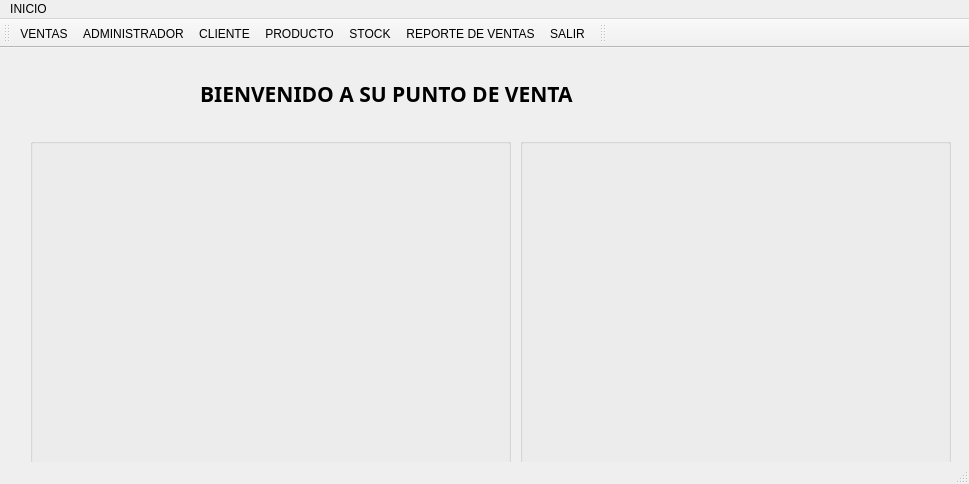
<?xml version="1.0" encoding="UTF-8"?>
<ui version="4.0">
 <class>Tienda</class>
 <widget class="QMainWindow" name="Tienda">
  <property name="geometry">
   <rect>
    <x>0</x>
    <y>0</y>
    <width>969</width>
    <height>484</height>
   </rect>
  </property>
  <property name="windowTitle">
   <string>MainWindow</string>
  </property>
  <widget class="QWidget" name="centralwidget">
   <widget class="QGroupBox" name="groupBox">
    <property name="geometry">
     <rect>
      <x>10</x>
      <y>420</y>
      <width>941</width>
      <height>171</height>
     </rect>
    </property>
    <property name="font">
     <font>
      <family>Century Gothic</family>
      <pointsize>12</pointsize>
     </font>
    </property>
    <property name="title">
     <string>ACCESOS DIRECTOS</string>
    </property>
    <widget class="QLabel" name="label">
     <property name="geometry">
      <rect>
       <x>10</x>
       <y>50</y>
       <width>301</width>
       <height>101</height>
      </rect>
     </property>
     <property name="text">
      <string/>
     </property>
     <property name="pixmap">
      <pixmap resource="icons.qrc">:/imagenes/ventas.png</pixmap>
     </property>
     <property name="scaledContents">
      <bool>true</bool>
     </property>
    </widget>
    <widget class="QLabel" name="label_2">
     <property name="geometry">
      <rect>
       <x>310</x>
       <y>50</y>
       <width>301</width>
       <height>101</height>
      </rect>
     </property>
     <property name="text">
      <string/>
     </property>
     <property name="pixmap">
      <pixmap resource="icons.qrc">:/imagenes/facturacion.png</pixmap>
     </property>
     <property name="scaledContents">
      <bool>true</bool>
     </property>
    </widget>
    <widget class="QLabel" name="label_3">
     <property name="geometry">
      <rect>
       <x>610</x>
       <y>50</y>
       <width>301</width>
       <height>101</height>
      </rect>
     </property>
     <property name="text">
      <string/>
     </property>
     <property name="pixmap">
      <pixmap resource="icons.qrc">:/imagenes/tutorrial.png</pixmap>
     </property>
     <property name="scaledContents">
      <bool>true</bool>
     </property>
    </widget>
    <widget class="QLabel" name="label_4">
     <property name="geometry">
      <rect>
       <x>120</x>
       <y>80</y>
       <width>121</width>
       <height>41</height>
      </rect>
     </property>
     <property name="font">
      <font>
       <family>Century Gothic</family>
       <pointsize>16</pointsize>
      </font>
     </property>
     <property name="text">
      <string>VENTAS</string>
     </property>
    </widget>
    <widget class="QLabel" name="label_5">
     <property name="geometry">
      <rect>
       <x>400</x>
       <y>80</y>
       <width>171</width>
       <height>41</height>
      </rect>
     </property>
     <property name="font">
      <font>
       <family>Century Gothic</family>
       <pointsize>16</pointsize>
      </font>
     </property>
     <property name="text">
      <string>FACTURACION</string>
     </property>
    </widget>
    <widget class="QLabel" name="label_6">
     <property name="geometry">
      <rect>
       <x>730</x>
       <y>80</y>
       <width>121</width>
       <height>41</height>
      </rect>
     </property>
     <property name="font">
      <font>
       <family>Century Gothic</family>
       <pointsize>16</pointsize>
      </font>
     </property>
     <property name="text">
      <string>TUTORIALES</string>
     </property>
    </widget>
   </widget>
   <widget class="QGroupBox" name="groupBox_2">
    <property name="geometry">
     <rect>
      <x>30</x>
      <y>90</y>
      <width>481</width>
      <height>331</height>
     </rect>
    </property>
    <property name="title">
     <string/>
    </property>
    <widget class="QLabel" name="label_9">
     <property name="geometry">
      <rect>
       <x>10</x>
       <y>20</y>
       <width>451</width>
       <height>281</height>
      </rect>
     </property>
     <property name="text">
      <string/>
     </property>
     <property name="pixmap">
      <pixmap resource="icons.qrc">:/imagenes/estatics.png</pixmap>
     </property>
     <property name="scaledContents">
      <bool>true</bool>
     </property>
    </widget>
   </widget>
   <widget class="QGroupBox" name="groupBox_3">
    <property name="geometry">
     <rect>
      <x>520</x>
      <y>90</y>
      <width>431</width>
      <height>331</height>
     </rect>
    </property>
    <property name="title">
     <string/>
    </property>
    <widget class="QLabel" name="label_10">
     <property name="geometry">
      <rect>
       <x>30</x>
       <y>20</y>
       <width>371</width>
       <height>261</height>
      </rect>
     </property>
     <property name="text">
      <string/>
     </property>
     <property name="pixmap">
      <pixmap resource="icons.qrc">:/imagenes/ventasa.png</pixmap>
     </property>
     <property name="scaledContents">
      <bool>true</bool>
     </property>
    </widget>
   </widget>
   <widget class="QLabel" name="label_7">
    <property name="geometry">
     <rect>
      <x>360</x>
      <y>30</y>
      <width>291</width>
      <height>51</height>
     </rect>
    </property>
    <property name="text">
     <string/>
    </property>
    <property name="pixmap">
     <pixmap>:/imagenes/Sin título.png</pixmap>
    </property>
    <property name="scaledContents">
     <bool>true</bool>
    </property>
   </widget>
   <widget class="QLabel" name="label_8">
    <property name="geometry">
     <rect>
      <x>200</x>
      <y>20</y>
      <width>451</width>
      <height>51</height>
     </rect>
    </property>
    <property name="font">
     <font>
      <family>Arial Black</family>
      <pointsize>16</pointsize>
      <bold>true</bold>
     </font>
    </property>
    <property name="text">
     <string>BIENVENIDO A SU PUNTO DE VENTA </string>
    </property>
   </widget>
  </widget>
  <widget class="QMenuBar" name="menubar">
   <property name="geometry">
    <rect>
     <x>0</x>
     <y>0</y>
     <width>969</width>
     <height>22</height>
    </rect>
   </property>
   <widget class="QMenu" name="menuINICIO">
    <property name="title">
     <string>INICIO</string>
    </property>
    <addaction name="actionVENTAS"/>
    <addaction name="actionADMINISTRADOR"/>
    <addaction name="actionCLIENTE"/>
    <addaction name="actionSTOCK"/>
    <addaction name="actionREPORTE_DE_VENTAS"/>
    <addaction name="actionPRODUCTO"/>
    <addaction name="actionSALIR"/>
    <addaction name="actionnueva"/>
   </widget>
   <addaction name="menuINICIO"/>
  </widget>
  <widget class="QStatusBar" name="statusbar"/>
  <widget class="QToolBar" name="toolBar">
   <property name="windowTitle">
    <string>toolBar</string>
   </property>
   <attribute name="toolBarArea">
    <enum>TopToolBarArea</enum>
   </attribute>
   <attribute name="toolBarBreak">
    <bool>false</bool>
   </attribute>
   <addaction name="actionVENTAS"/>
   <addaction name="actionADMINISTRADOR"/>
   <addaction name="actionCLIENTE"/>
   <addaction name="actionPRODUCTO"/>
   <addaction name="actionSTOCK"/>
   <addaction name="actionREPORTE_DE_VENTAS"/>
   <addaction name="actionSALIR"/>
  </widget>
  <widget class="QToolBar" name="toolBar_2">
   <property name="windowTitle">
    <string>toolBar_2</string>
   </property>
   <attribute name="toolBarArea">
    <enum>TopToolBarArea</enum>
   </attribute>
   <attribute name="toolBarBreak">
    <bool>false</bool>
   </attribute>
  </widget>
  <action name="actionVENTAS">
   <property name="icon">
    <iconset resource="icons.qrc">
     <normaloff>:/imagenes/994649.png</normaloff>:/imagenes/994649.png</iconset>
   </property>
   <property name="text">
    <string>VENTAS </string>
   </property>
  </action>
  <action name="actionADMINISTRADOR">
   <property name="icon">
    <iconset resource="icons.qrc">
     <normaloff>:/imagenes/blogger.png</normaloff>:/imagenes/blogger.png</iconset>
   </property>
   <property name="text">
    <string>ADMINISTRADOR </string>
   </property>
  </action>
  <action name="actionCLIENTE">
   <property name="icon">
    <iconset resource="icons.qrc">
     <normaloff>:/imagenes/customer.png</normaloff>:/imagenes/customer.png</iconset>
   </property>
   <property name="text">
    <string>CLIENTE</string>
   </property>
  </action>
  <action name="actionSTOCK">
   <property name="icon">
    <iconset resource="icons.qrc">
     <normaloff>:/imagenes/reporte de ventas.png</normaloff>:/imagenes/reporte de ventas.png</iconset>
   </property>
   <property name="text">
    <string>STOCK</string>
   </property>
  </action>
  <action name="actionREPORTE_DE_VENTAS">
   <property name="icon">
    <iconset resource="icons.qrc">
     <normaloff>:/imagenes/reportes.png</normaloff>:/imagenes/reportes.png</iconset>
   </property>
   <property name="text">
    <string>REPORTE DE VENTAS</string>
   </property>
  </action>
  <action name="actionPRODUCTO">
   <property name="icon">
    <iconset resource="icons.qrc">
     <normaloff>:/imagenes/received.png</normaloff>:/imagenes/received.png</iconset>
   </property>
   <property name="text">
    <string>PRODUCTO</string>
   </property>
  </action>
  <action name="actionSALIR">
   <property name="icon">
    <iconset resource="icons.qrc">
     <normaloff>:/imagenes/salir.png</normaloff>:/imagenes/salir.png</iconset>
   </property>
   <property name="text">
    <string>SALIR</string>
   </property>
  </action>
  <action name="actionnueva">
   <property name="text">
    <string>nueva</string>
   </property>
  </action>
 </widget>
 <resources>
  <include location="icons.qrc"/>
 </resources>
 <connections/>
</ui>
